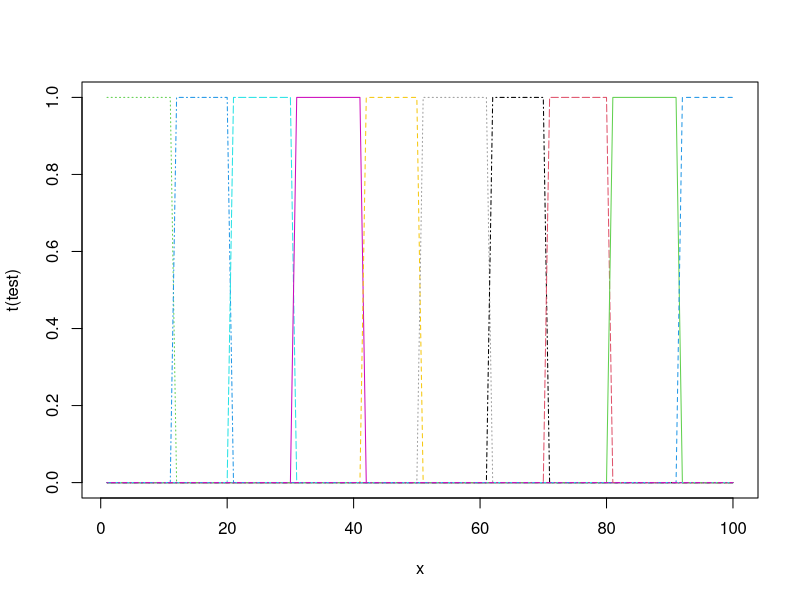

Write the R code that produced this figure.
setwd("C:/Users/Axel/Dropbox/Etudes/PSY22MA BIS/Calcul Statistique sur ordinateur/PARTIE B/ProjetR")
t<- seq(0,0.99,0.01)
noeuds<- seq(-0.2,1.2,0.1)
bsplinebasis <- function(t,i,d){
  x<- 1:100
  test <- matrix(nrow=(length(i)-1), ncol=length(t))

  for (n in 1:(length(i)-1))
     {
  test[n,] <- i[n]<=t & i[n+1]>t
 
   }
test <- test+0

plot0<-matplot(x,t(test), type = c("l"),pch=1,col = 1:15) #plot
plot0
test
#return(list(test,plot0))
}
b0<-bsplinebasis(t,noeuds)
# bsplinebasis1<- function(b0,i,d){
#   
#   for (z in 1:length(i))
#     {
#   mat1 <- ((t-i[z])/(i[z+d]-i[z]))*b0 + ((i[z+d+1]-t) / (i[z+d+1] - i[z+1]))*b0[u+1]
#     } 
# }


#vecteur0<-sapply(t,degre0)  
  #return(vecteur0)


